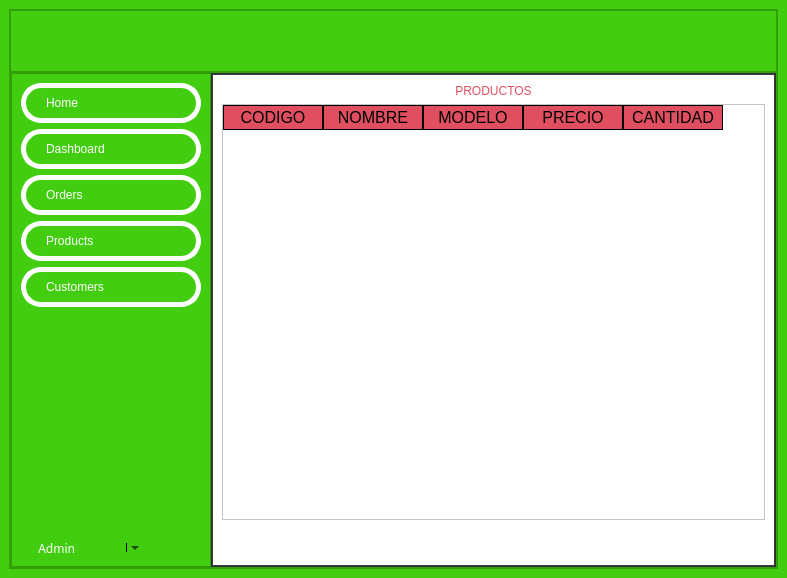
<?xml version="1.0" encoding="UTF-8"?>
<ui version="4.0">
 <class>MainWindow</class>
 <widget class="QMainWindow" name="MainWindow">
  <property name="geometry">
   <rect>
    <x>0</x>
    <y>0</y>
    <width>787</width>
    <height>578</height>
   </rect>
  </property>
  <property name="windowTitle">
   <string>MainWindow</string>
  </property>
  <property name="styleSheet">
   <string notr="true">background-color: #42cd10;</string>
  </property>
  <widget class="QWidget" name="centralwidget">
   <layout class="QHBoxLayout" name="horizontalLayout_2">
    <item>
     <widget class="QFrame" name="frame">
      <property name="styleSheet">
       <string notr="true"/>
      </property>
      <property name="frameShape">
       <enum>QFrame::StyledPanel</enum>
      </property>
      <property name="frameShadow">
       <enum>QFrame::Raised</enum>
      </property>
      <layout class="QVBoxLayout" name="verticalLayout" stretch="1,8">
       <property name="spacing">
        <number>0</number>
       </property>
       <property name="leftMargin">
        <number>0</number>
       </property>
       <property name="topMargin">
        <number>0</number>
       </property>
       <property name="rightMargin">
        <number>0</number>
       </property>
       <property name="bottomMargin">
        <number>0</number>
       </property>
       <item>
        <widget class="QFrame" name="frame_superior">
         <property name="styleSheet">
          <string notr="true">QFrame {
	background-color: #42cd10;
}

QPushButton {
	background-color: #000000ff;
	border-radius: 20px;
}

QPushButton:hover {
	background-color:rgb(50, 158, 11);
	border-radius: 20px;
}</string>
         </property>
         <property name="frameShape">
          <enum>QFrame::StyledPanel</enum>
         </property>
         <property name="frameShadow">
          <enum>QFrame::Raised</enum>
         </property>
         <layout class="QHBoxLayout" name="horizontalLayout_3">
          <item>
           <widget class="QPushButton" name="bt_menu">
            <property name="minimumSize">
             <size>
              <width>200</width>
              <height>40</height>
             </size>
            </property>
            <property name="text">
             <string/>
            </property>
            <property name="icon">
             <iconset>
              <normaloff>../../../Downloads/png-clipart-menu-icon-icons-logos-emojis-menu-icons-removebg-preview.png</normaloff>../../../Downloads/png-clipart-menu-icon-icons-logos-emojis-menu-icons-removebg-preview.png</iconset>
            </property>
            <property name="iconSize">
             <size>
              <width>38</width>
              <height>38</height>
             </size>
            </property>
           </widget>
          </item>
          <item>
           <spacer name="horizontalSpacer">
            <property name="orientation">
             <enum>Qt::Horizontal</enum>
            </property>
            <property name="sizeHint" stdset="0">
             <size>
              <width>346</width>
              <height>20</height>
             </size>
            </property>
           </spacer>
          </item>
          <item>
           <widget class="QPushButton" name="bt_minimizar">
            <property name="minimumSize">
             <size>
              <width>40</width>
              <height>40</height>
             </size>
            </property>
            <property name="text">
             <string/>
            </property>
            <property name="icon">
             <iconset>
              <normaloff>images/minimizar.png</normaloff>images/minimizar.png</iconset>
            </property>
            <property name="iconSize">
             <size>
              <width>38</width>
              <height>38</height>
             </size>
            </property>
           </widget>
          </item>
          <item>
           <widget class="QPushButton" name="bt_restaurar">
            <property name="minimumSize">
             <size>
              <width>40</width>
              <height>40</height>
             </size>
            </property>
            <property name="text">
             <string/>
            </property>
            <property name="icon">
             <iconset>
              <normaloff>images/restaurar.png</normaloff>images/restaurar.png</iconset>
            </property>
            <property name="iconSize">
             <size>
              <width>38</width>
              <height>38</height>
             </size>
            </property>
           </widget>
          </item>
          <item>
           <widget class="QPushButton" name="bt_maximizar">
            <property name="minimumSize">
             <size>
              <width>40</width>
              <height>40</height>
             </size>
            </property>
            <property name="text">
             <string/>
            </property>
            <property name="icon">
             <iconset>
              <normaloff>images/maximizar.png</normaloff>images/maximizar.png</iconset>
            </property>
            <property name="iconSize">
             <size>
              <width>38</width>
              <height>38</height>
             </size>
            </property>
           </widget>
          </item>
          <item>
           <widget class="QPushButton" name="bt_cerrar">
            <property name="minimumSize">
             <size>
              <width>40</width>
              <height>40</height>
             </size>
            </property>
            <property name="text">
             <string/>
            </property>
            <property name="icon">
             <iconset>
              <normaloff>images/cerrar.png</normaloff>images/cerrar.png</iconset>
            </property>
            <property name="iconSize">
             <size>
              <width>38</width>
              <height>38</height>
             </size>
            </property>
           </widget>
          </item>
         </layout>
        </widget>
       </item>
       <item>
        <widget class="QFrame" name="frame_contenido">
         <property name="styleSheet">
          <string notr="true">background-color: #42cd10;</string>
         </property>
         <property name="frameShape">
          <enum>QFrame::StyledPanel</enum>
         </property>
         <property name="frameShadow">
          <enum>QFrame::Raised</enum>
         </property>
         <layout class="QHBoxLayout" name="horizontalLayout_4">
          <property name="spacing">
           <number>0</number>
          </property>
          <property name="leftMargin">
           <number>0</number>
          </property>
          <property name="topMargin">
           <number>0</number>
          </property>
          <property name="rightMargin">
           <number>0</number>
          </property>
          <property name="bottomMargin">
           <number>0</number>
          </property>
          <item>
           <widget class="QFrame" name="frame_control">
            <property name="minimumSize">
             <size>
              <width>200</width>
              <height>0</height>
             </size>
            </property>
            <property name="maximumSize">
             <size>
              <width>0</width>
              <height>16777215</height>
             </size>
            </property>
            <property name="styleSheet">
             <string notr="true">QFrame {
	background-color: #42cd10;
}

QPushButton {
	background-color:transparent;
	border-radius: 20px;
	border: 5px solid white;
	color: rgb(255, 255, 255);
	font: 77 10pt &quot;Arial Black&quot;;
	text-align: left;
	padding-left: 20px;
}

QPushButton:hover {
	background-color: white;
	border-top-left-radius: 20px;
	border-bottom-left-radius: 20px;
	color: #000000;
	font: 77 10pt &quot;Arial Black&quot;;
}

QComboBox {
    padding-left: 50px; /* Espacio a la izquierda para la flecha */
}

</string>
            </property>
            <property name="frameShape">
             <enum>QFrame::StyledPanel</enum>
            </property>
            <property name="frameShadow">
             <enum>QFrame::Raised</enum>
            </property>
            <layout class="QVBoxLayout" name="verticalLayout_2">
             <item>
              <widget class="QPushButton" name="bt_datos">
               <property name="minimumSize">
                <size>
                 <width>0</width>
                 <height>40</height>
                </size>
               </property>
               <property name="text">
                <string>Home</string>
               </property>
               <property name="iconSize">
                <size>
                 <width>38</width>
                 <height>38</height>
                </size>
               </property>
              </widget>
             </item>
             <item>
              <widget class="QPushButton" name="bt_registrar">
               <property name="minimumSize">
                <size>
                 <width>0</width>
                 <height>40</height>
                </size>
               </property>
               <property name="text">
                <string>Dashboard</string>
               </property>
               <property name="iconSize">
                <size>
                 <width>38</width>
                 <height>38</height>
                </size>
               </property>
              </widget>
             </item>
             <item>
              <widget class="QPushButton" name="bt_actualizar">
               <property name="minimumSize">
                <size>
                 <width>0</width>
                 <height>40</height>
                </size>
               </property>
               <property name="text">
                <string>Orders</string>
               </property>
               <property name="iconSize">
                <size>
                 <width>38</width>
                 <height>38</height>
                </size>
               </property>
              </widget>
             </item>
             <item>
              <widget class="QPushButton" name="bt_eliminar">
               <property name="minimumSize">
                <size>
                 <width>0</width>
                 <height>40</height>
                </size>
               </property>
               <property name="text">
                <string>Products</string>
               </property>
               <property name="iconSize">
                <size>
                 <width>38</width>
                 <height>38</height>
                </size>
               </property>
              </widget>
             </item>
             <item>
              <widget class="QPushButton" name="bt_ajustes">
               <property name="minimumSize">
                <size>
                 <width>0</width>
                 <height>40</height>
                </size>
               </property>
               <property name="text">
                <string>Customers</string>
               </property>
               <property name="iconSize">
                <size>
                 <width>38</width>
                 <height>38</height>
                </size>
               </property>
              </widget>
             </item>
             <item>
              <layout class="QHBoxLayout" name="horizontalLayout_15">
               <item>
                <layout class="QVBoxLayout" name="verticalLayout_13">
                 <item>
                  <spacer name="verticalSpacer_5">
                   <property name="orientation">
                    <enum>Qt::Vertical</enum>
                   </property>
                   <property name="sizeHint" stdset="0">
                    <size>
                     <width>20</width>
                     <height>40</height>
                    </size>
                   </property>
                  </spacer>
                 </item>
                 <item>
                  <layout class="QHBoxLayout" name="horizontalLayout_16">
                   <property name="spacing">
                    <number>10</number>
                   </property>
                   <item>
                    <widget class="QLabel" name="label_20">
                     <property name="maximumSize">
                      <size>
                       <width>50</width>
                       <height>50</height>
                      </size>
                     </property>
                     <property name="font">
                      <font>
                       <family>Arial Black</family>
                      </font>
                     </property>
                     <property name="autoFillBackground">
                      <bool>false</bool>
                     </property>
                     <property name="styleSheet">
                      <string notr="true">border-radius: 2px;</string>
                     </property>
                     <property name="text">
                      <string/>
                     </property>
                     <property name="pixmap">
                      <pixmap>images/usuario.png</pixmap>
                     </property>
                    </widget>
                   </item>
                   <item>
                    <layout class="QHBoxLayout" name="horizontalLayout_17">
                     <property name="spacing">
                      <number>0</number>
                     </property>
                     <item>
                      <widget class="QLabel" name="label_21">
                       <property name="font">
                        <font>
                         <family>Arial Black</family>
                        </font>
                       </property>
                       <property name="layoutDirection">
                        <enum>Qt::LeftToRight</enum>
                       </property>
                       <property name="styleSheet">
                        <string notr="true">color: #FFFFFF;</string>
                       </property>
                       <property name="text">
                        <string>Admin</string>
                       </property>
                       <property name="alignment">
                        <set>Qt::AlignRight|Qt::AlignTrailing|Qt::AlignVCenter</set>
                       </property>
                      </widget>
                     </item>
                     <item>
                      <widget class="QComboBox" name="comboBox_4">
                       <property name="font">
                        <font>
                         <kerning>true</kerning>
                        </font>
                       </property>
                       <property name="autoFillBackground">
                        <bool>false</bool>
                       </property>
                       <property name="styleSheet">
                        <string notr="true">background-color: transparent;
border: 0 solid transparent;
width: 0%;  </string>
                       </property>
                       <property name="currentIndex">
                        <number>0</number>
                       </property>
                       <property name="maxVisibleItems">
                        <number>10</number>
                       </property>
                       <property name="insertPolicy">
                        <enum>QComboBox::InsertAtBottom</enum>
                       </property>
                       <property name="sizeAdjustPolicy">
                        <enum>QComboBox::AdjustToContentsOnFirstShow</enum>
                       </property>
                       <property name="iconSize">
                        <size>
                         <width>16</width>
                         <height>16</height>
                        </size>
                       </property>
                       <property name="frame">
                        <bool>true</bool>
                       </property>
                       <item>
                        <property name="text">
                         <string>Edit profile</string>
                        </property>
                       </item>
                       <item>
                        <property name="text">
                         <string>Settings</string>
                        </property>
                       </item>
                       <item>
                        <property name="text">
                         <string>Sign out</string>
                        </property>
                       </item>
                      </widget>
                     </item>
                    </layout>
                   </item>
                  </layout>
                 </item>
                </layout>
               </item>
               <item>
                <spacer name="horizontalSpacer_8">
                 <property name="orientation">
                  <enum>Qt::Horizontal</enum>
                 </property>
                 <property name="sizeHint" stdset="0">
                  <size>
                   <width>40</width>
                   <height>20</height>
                  </size>
                 </property>
                </spacer>
               </item>
              </layout>
             </item>
            </layout>
           </widget>
          </item>
          <item>
           <widget class="QFrame" name="frame_paginas">
            <property name="styleSheet">
             <string notr="true">QFrame {
    background-color: rgb(61, 61, 61);
}

QLabel {
    font: 87 12pt &quot;Arial Black&quot;;
    background-color: #000000ff;
    color: #E04F60; 
    border: 0px solid #14C8DC;
}

QLineEdit{
    border: 0px;
    color: rgb(255, 255, 255);
    border-bottom: 2px solid rgb(61, 61, 61);
    font: 75 12pt &quot;Times New Roman&quot;;
}

QPushButton {
    background-color: rgb(61, 61, 61);
    border-radius: 15px;
    color: rgb(255, 255, 255);
    font: 77 10pt &quot;Arial Black&quot;;
}

QPushButton:hover {
    background-color: #E04F60;
    border-radius: 15px;
    color: rgb(0, 0, 0);
    font: 77 10pt &quot;Arial Black&quot;;
}

QTableWidget {
    background-color: rgb(255, 255, 255);
    color: rgb(0, 0, 0);
    gridline-color: #E04F60;
    font-size: 12pt;
    color: #000000;
}

QHeaderView::section {
    background-color: #E04F60;
    border: 1px solid rgb(0, 0, 0);
    font-size: 12pt;
}

QTableWidget QTableCornerButton::section {
    background-color: rgb(0, 0, 0);
    border: 1px solid #E04F60;
}

</string>
            </property>
            <property name="frameShape">
             <enum>QFrame::StyledPanel</enum>
            </property>
            <property name="frameShadow">
             <enum>QFrame::Raised</enum>
            </property>
            <layout class="QVBoxLayout" name="verticalLayout_3">
             <property name="leftMargin">
              <number>1</number>
             </property>
             <property name="topMargin">
              <number>1</number>
             </property>
             <property name="rightMargin">
              <number>1</number>
             </property>
             <property name="bottomMargin">
              <number>1</number>
             </property>
             <item>
              <widget class="QStackedWidget" name="stackedWidget">
               <property name="styleSheet">
                <string notr="true">background-color: white; </string>
               </property>
               <widget class="QWidget" name="page_datos">
                <layout class="QVBoxLayout" name="verticalLayout_4">
                 <item>
                  <widget class="QLabel" name="label">
                   <property name="text">
                    <string>PRODUCTOS</string>
                   </property>
                   <property name="alignment">
                    <set>Qt::AlignCenter</set>
                   </property>
                  </widget>
                 </item>
                 <item>
                  <widget class="QTableWidget" name="tabla_productos">
                   <column>
                    <property name="text">
                     <string>CODIGO</string>
                    </property>
                   </column>
                   <column>
                    <property name="text">
                     <string>NOMBRE</string>
                    </property>
                   </column>
                   <column>
                    <property name="text">
                     <string>MODELO</string>
                    </property>
                   </column>
                   <column>
                    <property name="text">
                     <string>PRECIO</string>
                    </property>
                   </column>
                   <column>
                    <property name="text">
                     <string>CANTIDAD</string>
                    </property>
                   </column>
                  </widget>
                 </item>
                 <item>
                  <layout class="QHBoxLayout" name="horizontalLayout_5">
                   <item>
                    <spacer name="horizontalSpacer_2">
                     <property name="orientation">
                      <enum>Qt::Horizontal</enum>
                     </property>
                     <property name="sizeHint" stdset="0">
                      <size>
                       <width>40</width>
                       <height>20</height>
                      </size>
                     </property>
                    </spacer>
                   </item>
                   <item>
                    <widget class="QPushButton" name="bt_refrescar">
                     <property name="minimumSize">
                      <size>
                       <width>120</width>
                       <height>30</height>
                      </size>
                     </property>
                     <property name="text">
                      <string>REFRESCAR</string>
                     </property>
                    </widget>
                   </item>
                  </layout>
                 </item>
                </layout>
               </widget>
               <widget class="QWidget" name="page_registrar">
                <layout class="QVBoxLayout" name="verticalLayout_7">
                 <item>
                  <widget class="QLabel" name="label_7">
                   <property name="text">
                    <string>REGISTRAR PRODUCTO</string>
                   </property>
                   <property name="alignment">
                    <set>Qt::AlignCenter</set>
                   </property>
                  </widget>
                 </item>
                 <item>
                  <spacer name="verticalSpacer">
                   <property name="orientation">
                    <enum>Qt::Vertical</enum>
                   </property>
                   <property name="sizeHint" stdset="0">
                    <size>
                     <width>20</width>
                     <height>40</height>
                    </size>
                   </property>
                  </spacer>
                 </item>
                 <item>
                  <layout class="QHBoxLayout" name="horizontalLayout_6">
                   <item>
                    <layout class="QVBoxLayout" name="verticalLayout_5">
                     <property name="spacing">
                      <number>30</number>
                     </property>
                     <item>
                      <widget class="QLabel" name="label_2">
                       <property name="text">
                        <string>CÓDIGO</string>
                       </property>
                      </widget>
                     </item>
                     <item>
                      <widget class="QLabel" name="label_3">
                       <property name="text">
                        <string>NOMBRE</string>
                       </property>
                      </widget>
                     </item>
                     <item>
                      <widget class="QLabel" name="label_5">
                       <property name="text">
                        <string>MODELO</string>
                       </property>
                      </widget>
                     </item>
                     <item>
                      <widget class="QLabel" name="label_4">
                       <property name="text">
                        <string>PRECIO</string>
                       </property>
                      </widget>
                     </item>
                     <item>
                      <widget class="QLabel" name="label_6">
                       <property name="text">
                        <string>CANTIDAD</string>
                       </property>
                      </widget>
                     </item>
                    </layout>
                   </item>
                   <item>
                    <layout class="QVBoxLayout" name="verticalLayout_6">
                     <property name="spacing">
                      <number>30</number>
                     </property>
                     <item>
                      <widget class="QLineEdit" name="reg_codigo"/>
                     </item>
                     <item>
                      <widget class="QLineEdit" name="reg_nombre"/>
                     </item>
                     <item>
                      <widget class="QLineEdit" name="reg_modelo"/>
                     </item>
                     <item>
                      <widget class="QLineEdit" name="reg_precio"/>
                     </item>
                     <item>
                      <widget class="QLineEdit" name="reg_cantidad"/>
                     </item>
                    </layout>
                   </item>
                   <item>
                    <spacer name="horizontalSpacer_4">
                     <property name="orientation">
                      <enum>Qt::Horizontal</enum>
                     </property>
                     <property name="sizeHint" stdset="0">
                      <size>
                       <width>40</width>
                       <height>20</height>
                      </size>
                     </property>
                    </spacer>
                   </item>
                  </layout>
                 </item>
                 <item>
                  <spacer name="verticalSpacer_2">
                   <property name="orientation">
                    <enum>Qt::Vertical</enum>
                   </property>
                   <property name="sizeHint" stdset="0">
                    <size>
                     <width>20</width>
                     <height>40</height>
                    </size>
                   </property>
                  </spacer>
                 </item>
                 <item>
                  <layout class="QHBoxLayout" name="horizontalLayout_7">
                   <item>
                    <widget class="QLabel" name="signal_registrar">
                     <property name="minimumSize">
                      <size>
                       <width>200</width>
                       <height>30</height>
                      </size>
                     </property>
                     <property name="text">
                      <string/>
                     </property>
                     <property name="alignment">
                      <set>Qt::AlignCenter</set>
                     </property>
                    </widget>
                   </item>
                   <item>
                    <spacer name="horizontalSpacer_3">
                     <property name="orientation">
                      <enum>Qt::Horizontal</enum>
                     </property>
                     <property name="sizeHint" stdset="0">
                      <size>
                       <width>40</width>
                       <height>20</height>
                      </size>
                     </property>
                    </spacer>
                   </item>
                   <item>
                    <widget class="QPushButton" name="bt_registrar_tabla">
                     <property name="minimumSize">
                      <size>
                       <width>120</width>
                       <height>30</height>
                      </size>
                     </property>
                     <property name="text">
                      <string>REGISTRAR</string>
                     </property>
                    </widget>
                   </item>
                  </layout>
                 </item>
                </layout>
               </widget>
               <widget class="QWidget" name="page_actualizar">
                <layout class="QVBoxLayout" name="verticalLayout_10">
                 <item>
                  <widget class="QLabel" name="label_16">
                   <property name="text">
                    <string>ACTUALIZAR PRODUCTO</string>
                   </property>
                   <property name="alignment">
                    <set>Qt::AlignCenter</set>
                   </property>
                  </widget>
                 </item>
                 <item>
                  <layout class="QHBoxLayout" name="horizontalLayout_9">
                   <item>
                    <widget class="QLabel" name="label_14">
                     <property name="text">
                      <string>NOMBRE DEL PRODUCTO</string>
                     </property>
                    </widget>
                   </item>
                   <item>
                    <widget class="QLineEdit" name="actualizar_buscar"/>
                   </item>
                   <item>
                    <widget class="QPushButton" name="bt_buscar_actualizar">
                     <property name="minimumSize">
                      <size>
                       <width>120</width>
                       <height>30</height>
                      </size>
                     </property>
                     <property name="text">
                      <string>BUSCAR</string>
                     </property>
                    </widget>
                   </item>
                  </layout>
                 </item>
                 <item>
                  <spacer name="verticalSpacer_4">
                   <property name="orientation">
                    <enum>Qt::Vertical</enum>
                   </property>
                   <property name="sizeHint" stdset="0">
                    <size>
                     <width>20</width>
                     <height>40</height>
                    </size>
                   </property>
                  </spacer>
                 </item>
                 <item>
                  <layout class="QHBoxLayout" name="horizontalLayout_10">
                   <item>
                    <layout class="QVBoxLayout" name="verticalLayout_8">
                     <property name="spacing">
                      <number>30</number>
                     </property>
                     <item>
                      <widget class="QLabel" name="label_9">
                       <property name="text">
                        <string>CÓDIGO</string>
                       </property>
                      </widget>
                     </item>
                     <item>
                      <widget class="QLabel" name="label_10">
                       <property name="text">
                        <string>NOMBRE</string>
                       </property>
                      </widget>
                     </item>
                     <item>
                      <widget class="QLabel" name="label_11">
                       <property name="text">
                        <string>MODELO</string>
                       </property>
                      </widget>
                     </item>
                     <item>
                      <widget class="QLabel" name="label_12">
                       <property name="text">
                        <string>PRECIO</string>
                       </property>
                      </widget>
                     </item>
                     <item>
                      <widget class="QLabel" name="label_13">
                       <property name="text">
                        <string>CANTIDAD</string>
                       </property>
                      </widget>
                     </item>
                    </layout>
                   </item>
                   <item>
                    <layout class="QVBoxLayout" name="verticalLayout_9">
                     <property name="spacing">
                      <number>30</number>
                     </property>
                     <item>
                      <widget class="QLineEdit" name="act_codigo"/>
                     </item>
                     <item>
                      <widget class="QLineEdit" name="act_nombre"/>
                     </item>
                     <item>
                      <widget class="QLineEdit" name="act_modelo"/>
                     </item>
                     <item>
                      <widget class="QLineEdit" name="act_precio"/>
                     </item>
                     <item>
                      <widget class="QLineEdit" name="act_cantidad"/>
                     </item>
                    </layout>
                   </item>
                   <item>
                    <spacer name="horizontalSpacer_6">
                     <property name="orientation">
                      <enum>Qt::Horizontal</enum>
                     </property>
                     <property name="sizeHint" stdset="0">
                      <size>
                       <width>40</width>
                       <height>20</height>
                      </size>
                     </property>
                    </spacer>
                   </item>
                  </layout>
                 </item>
                 <item>
                  <spacer name="verticalSpacer_3">
                   <property name="orientation">
                    <enum>Qt::Vertical</enum>
                   </property>
                   <property name="sizeHint" stdset="0">
                    <size>
                     <width>20</width>
                     <height>40</height>
                    </size>
                   </property>
                  </spacer>
                 </item>
                 <item>
                  <layout class="QHBoxLayout" name="horizontalLayout_8">
                   <item>
                    <widget class="QLabel" name="signal_actualizar">
                     <property name="minimumSize">
                      <size>
                       <width>120</width>
                       <height>30</height>
                      </size>
                     </property>
                     <property name="text">
                      <string/>
                     </property>
                     <property name="alignment">
                      <set>Qt::AlignCenter</set>
                     </property>
                    </widget>
                   </item>
                   <item>
                    <spacer name="horizontalSpacer_5">
                     <property name="orientation">
                      <enum>Qt::Horizontal</enum>
                     </property>
                     <property name="sizeHint" stdset="0">
                      <size>
                       <width>40</width>
                       <height>20</height>
                      </size>
                     </property>
                    </spacer>
                   </item>
                   <item>
                    <widget class="QPushButton" name="bt_actualizar_tabla">
                     <property name="minimumSize">
                      <size>
                       <width>120</width>
                       <height>30</height>
                      </size>
                     </property>
                     <property name="text">
                      <string>ACTUALIZAR</string>
                     </property>
                    </widget>
                   </item>
                  </layout>
                 </item>
                </layout>
               </widget>
               <widget class="QWidget" name="page_eliminar">
                <layout class="QVBoxLayout" name="verticalLayout_11">
                 <item>
                  <widget class="QLabel" name="label_17">
                   <property name="text">
                    <string>ELIMINAR PRODUCTO</string>
                   </property>
                   <property name="alignment">
                    <set>Qt::AlignCenter</set>
                   </property>
                  </widget>
                 </item>
                 <item>
                  <layout class="QHBoxLayout" name="horizontalLayout_11">
                   <item>
                    <widget class="QLabel" name="label_18">
                     <property name="text">
                      <string>NOMBRE DEL PRODUCTO:</string>
                     </property>
                    </widget>
                   </item>
                   <item>
                    <widget class="QLineEdit" name="eliminar_buscar"/>
                   </item>
                   <item>
                    <widget class="QPushButton" name="bt_buscar_eliminar">
                     <property name="minimumSize">
                      <size>
                       <width>100</width>
                       <height>30</height>
                      </size>
                     </property>
                     <property name="text">
                      <string>BUSCAR</string>
                     </property>
                    </widget>
                   </item>
                  </layout>
                 </item>
                 <item>
                  <widget class="QTableWidget" name="tabla_eliminar">
                   <column>
                    <property name="text">
                     <string>CÓDIGO</string>
                    </property>
                   </column>
                   <column>
                    <property name="text">
                     <string>NOMBRE</string>
                    </property>
                   </column>
                   <column>
                    <property name="text">
                     <string>MODELO</string>
                    </property>
                   </column>
                   <column>
                    <property name="text">
                     <string>PRECIO</string>
                    </property>
                   </column>
                   <column>
                    <property name="text">
                     <string>CANTIDAD</string>
                    </property>
                   </column>
                  </widget>
                 </item>
                 <item>
                  <layout class="QHBoxLayout" name="horizontalLayout_12">
                   <item>
                    <widget class="QLabel" name="signal_eliminar">
                     <property name="minimumSize">
                      <size>
                       <width>200</width>
                       <height>30</height>
                      </size>
                     </property>
                     <property name="text">
                      <string/>
                     </property>
                    </widget>
                   </item>
                   <item>
                    <spacer name="horizontalSpacer_7">
                     <property name="orientation">
                      <enum>Qt::Horizontal</enum>
                     </property>
                     <property name="sizeHint" stdset="0">
                      <size>
                       <width>40</width>
                       <height>20</height>
                      </size>
                     </property>
                    </spacer>
                   </item>
                   <item>
                    <widget class="QPushButton" name="bt_eliminar_tabla">
                     <property name="minimumSize">
                      <size>
                       <width>120</width>
                       <height>30</height>
                      </size>
                     </property>
                     <property name="text">
                      <string>ELIMINAR</string>
                     </property>
                    </widget>
                   </item>
                  </layout>
                 </item>
                </layout>
               </widget>
               <widget class="QWidget" name="page_ajustes"/>
              </widget>
             </item>
            </layout>
           </widget>
          </item>
         </layout>
        </widget>
       </item>
      </layout>
     </widget>
    </item>
   </layout>
  </widget>
 </widget>
 <resources/>
 <connections/>
</ui>
